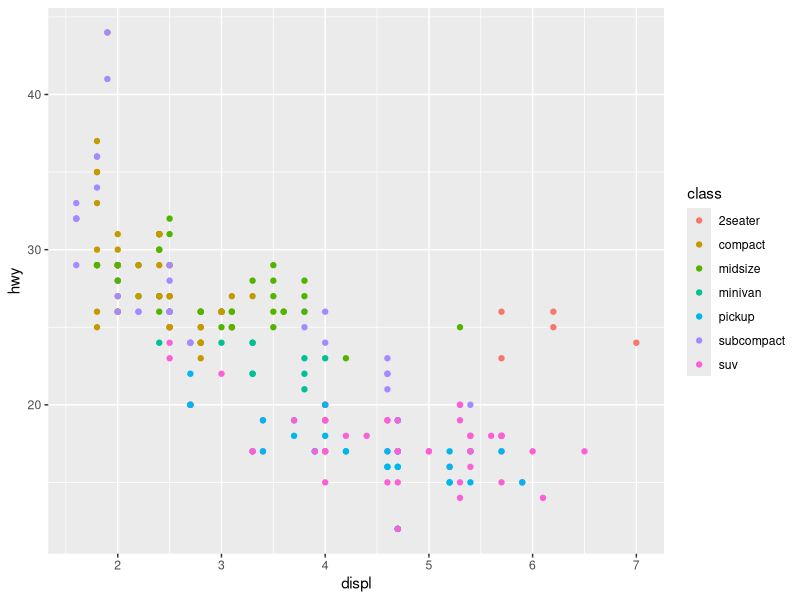
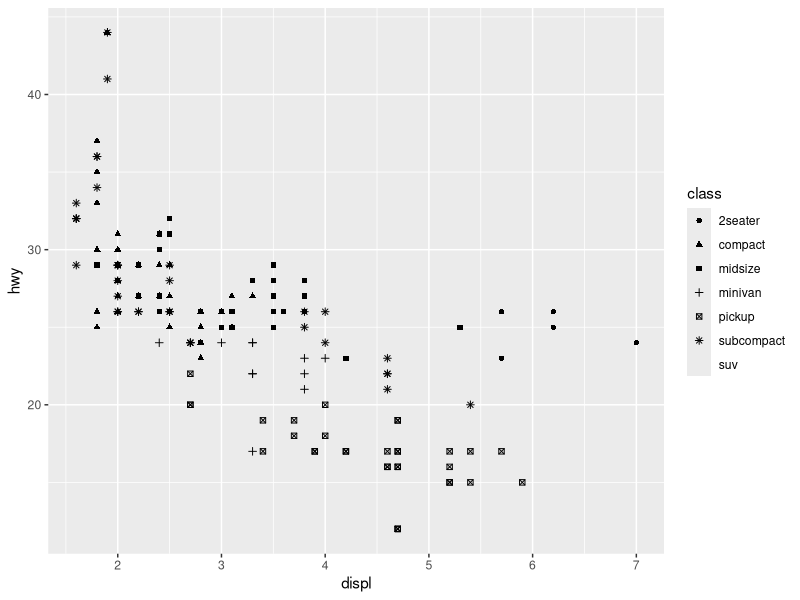
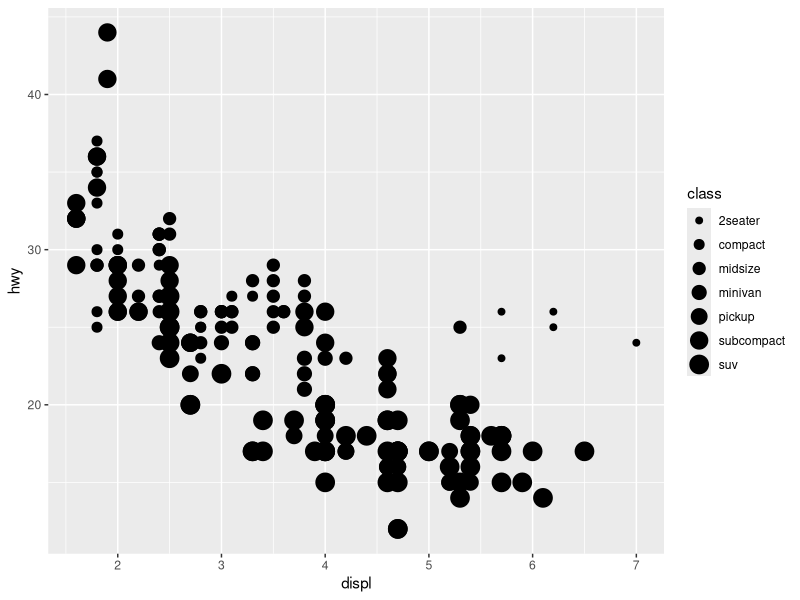
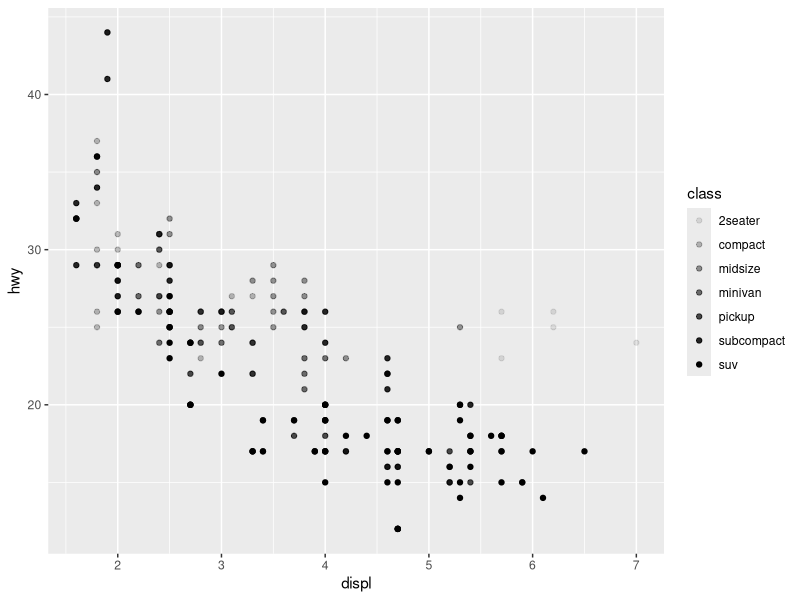
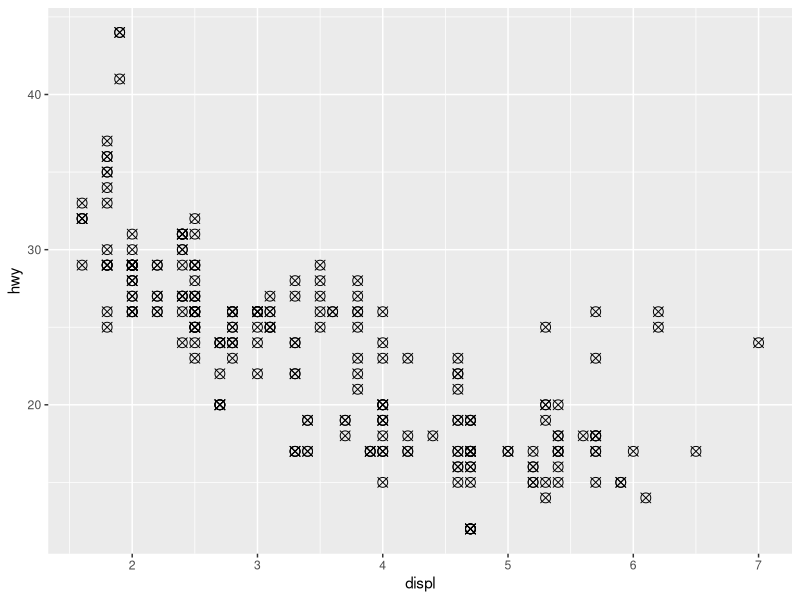
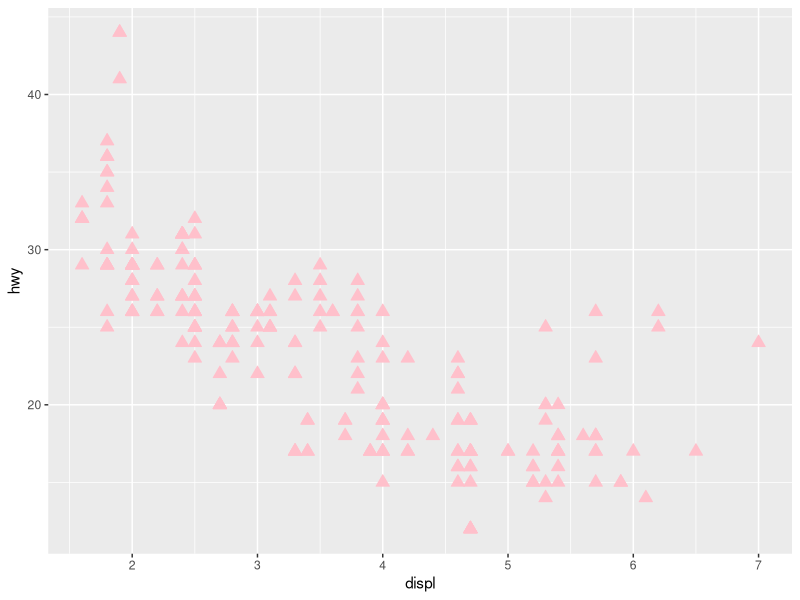
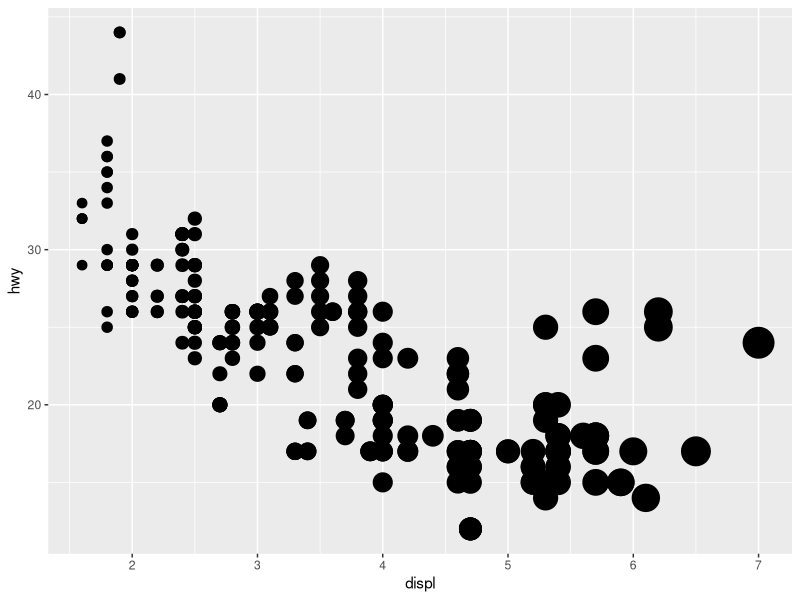
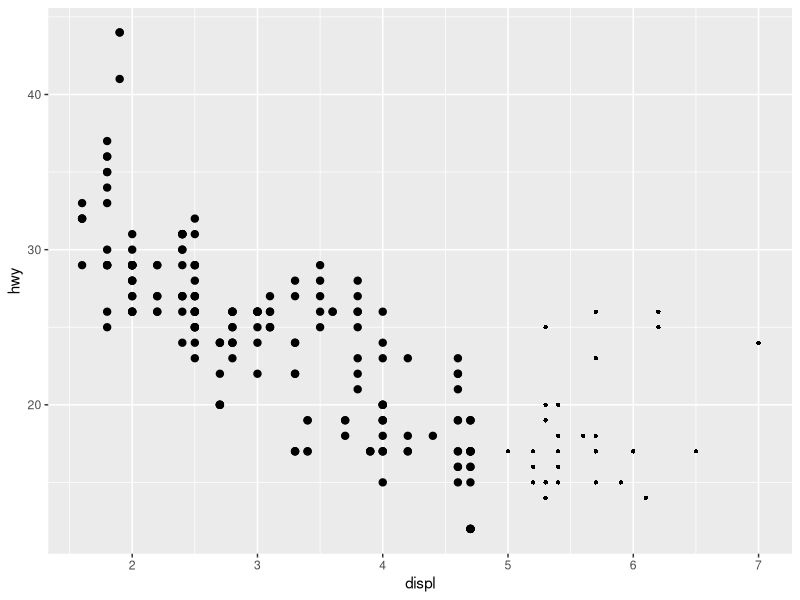

Here is the R script that generated these plots, in order:
library(tidyverse)

mpg

ggplot(mpg, aes(x = displ, y = hwy, color = class)) +
  geom_point()

ggplot(mpg, aes(x = displ, y = hwy, shape = class)) +
  geom_point()

ggplot(mpg, aes(x = displ, y = hwy, size = class)) +
  geom_point()

ggplot(mpg, aes(x = displ, y = hwy, alpha = class)) +
  geom_point()

ggplot(mpg, aes(x = displ, y = hwy)) +
  geom_point(shape = 13, size = 3)

# Exercise 1
ggplot(mpg, aes(x = displ, y = hwy)) +
  geom_point(shape = 24, color = "pink", fill = "pink", size = 3)

# Exercise 3
ggplot(mpg, aes(x = displ, y = hwy, stroke = displ)) +
  geom_point()

# Exercise 4
ggplot(mpg, aes(x = displ, y = hwy, stroke = displ < 5)) +
  geom_point()

# 9.3

ggplot(mpg, aes(x = displ, y = hwy)) + 
  geom_point()

ggplot(mpg, aes(x = displ, y = hwy)) + 
  geom_smooth()

ggplot(mpg, aes(x = displ, y = hwy, shape = drv)) + 
  geom_smooth()

ggplot(mpg, aes(x = displ, y = hwy, linetype = drv)) + 
  geom_smooth()

ggplot(mpg, aes(x = displ, y = hwy, color = drv)) + 
  geom_point() +
  geom_smooth(aes(linetype = drv))

ggplot(mpg, aes(x = displ, y = hwy)) +
  geom_smooth()

ggplot(mpg, aes(x = displ, y = hwy)) +
  geom_smooth(aes(group = drv))

ggplot(mpg, aes(x = displ, y = hwy)) +
  geom_smooth(aes(color = drv), show.legend = FALSE)

ggplot(mpg, aes(x = displ, y = hwy)) + 
  geom_point(aes(color = class)) + 
  geom_smooth()

ggplot(mpg, aes(x = displ, y = hwy)) + 
  geom_point() + 
  geom_point(
    data = mpg |> filter(class == "2seater"), 
    color = "red"
  ) +
  geom_point(
    data = mpg |> filter(class == "2seater"), 
    shape = "circle open", size = 3, color = "red"
  )

ggplot(mpg, aes(x = hwy)) +
  geom_histogram(binwidth = 2)

ggplot(mpg, aes(x = hwy)) +
  geom_density()

ggplot(mpg, aes(x = hwy)) +
  geom_boxplot()

library(ggridges)

ggplot(mpg, aes(x = hwy, y = drv, fill = drv, color = drv)) +
  geom_density_ridges(alpha = 0.5, show.legend = FALSE)

# Exercise 1
ggplot(mpg, aes(x = displ, y = hwy)) +
  geom_area()

# Exercise 4
ggplot(mpg, aes(x = displ, y = hwy)) +
  geom_point() +
  geom_smooth(se = FALSE)

ggplot(mpg, aes(x = displ, y = hwy)) +
  geom_point() +
  geom_smooth(aes(group=drv), se = FALSE)

ggplot(mpg, aes(x = displ, y = hwy, color = drv)) +
  geom_point() +
  geom_smooth(aes(group=drv), se = FALSE)

ggplot(mpg, aes(x = displ, y = hwy)) +
  geom_point(aes(color = drv)) +
  geom_smooth(se = FALSE)

ggplot(mpg, aes(x = displ, y = hwy)) +
  geom_point(aes(color = drv)) +
  geom_smooth(aes(linetype=drv), se = FALSE)

ggplot(mpg, aes(x = displ, y = hwy)) +
  geom_point(color = "white", size = 3) +
  geom_point(aes(color = drv))

# 9.4

ggplot(mpg, aes(x = displ, y = hwy)) + 
  geom_point() + 
  facet_wrap(~cyl)

ggplot(mpg, aes(x = displ, y = hwy)) + 
  geom_point() + 
  facet_grid(drv ~ cyl, scales = "free")

# Exercise 1
ggplot(mpg, aes(x = displ, y = hwy)) + 
  geom_point() + 
  facet_wrap(~displ)

# Exercise 2
ggplot(mpg) + 
  geom_point(aes(x = drv, y = cyl))

# Exercise 3
ggplot(mpg) + 
  geom_point(aes(x = displ, y = hwy)) +
  facet_grid(drv ~ .)

ggplot(mpg) + 
  geom_point(aes(x = displ, y = hwy)) +
  facet_grid(. ~ cyl)

# Exercise 4
ggplot(mpg) + 
  geom_point(aes(x = displ, y = hwy)) + 
  facet_wrap(~ cyl, nrow = 2)

# Exercise 6
ggplot(mpg, aes(x = displ)) + 
  geom_histogram() + 
  facet_grid(drv ~ .)

ggplot(mpg, aes(x = displ)) + 
  geom_histogram() +
  facet_grid(. ~ drv)

# Exercise 7
ggplot(mpg) + 
  geom_point(aes(x = displ, y = hwy)) +
  facet_grid(drv ~ .)

ggplot(mpg) + 
  geom_point(aes(x = displ, y = hwy)) +
  facet_wrap(~ drv, dir = "v")

# 9.5

ggplot(diamonds, aes(x = cut)) + 
  geom_bar()

diamonds |>
  count(cut) |>
  ggplot(aes(x = cut, y = n)) +
  geom_bar(stat = "identity")

ggplot(diamonds, aes(x = cut, y = after_stat(prop), group = 1)) + 
  geom_bar()

ggplot(diamonds) + 
  stat_summary(
    aes(x = cut, y = depth),
    fun.min = min,
    fun.max = max,
    fun = median
  )

# Exercise 1
ggplot(
  diamonds,
  aes(x = cut, y = depth)
) +
  geom_pointrange(aes(ymin = min(depth), ymax = max(depth)))

# Ex 2
ggplot(diamonds, aes(x = cut, y= depth)) + 
  geom_col()

# 9.6

ggplot(mpg, aes(x = drv, color = drv)) + 
  geom_bar()

ggplot(mpg, aes(x = drv, fill = drv)) + 
  geom_bar()

ggplot(mpg, aes(x = drv, fill = class)) + 
  geom_bar()

ggplot(mpg, aes(x = drv, fill = class)) + 
  geom_bar(alpha = 1/5, position = "identity")

ggplot(mpg, aes(x = drv, color = class)) + 
  geom_bar(fill = NA, position = "identity")

ggplot(mpg, aes(x = drv, fill = class)) + 
  geom_bar(position = "fill")

ggplot(mpg, aes(x = drv, fill = class)) + 
  geom_bar(position = "dodge")

ggplot(mpg, aes(x = displ, y = hwy)) + 
  geom_point(position = "jitter")

# Ex 1
ggplot(mpg, aes(x = cty, y = hwy)) + 
  geom_point(position = "jitter")

# Ex 2
ggplot(mpg, aes(x = displ, y = hwy)) +
  geom_point()

ggplot(mpg, aes(x = displ, y = hwy)) +
  geom_point(position = "identity")


bar <- ggplot(data = diamonds) + 
  geom_bar(
    mapping = aes(x = clarity, fill = clarity), 
    show.legend = FALSE,
    width = 1
  ) + 
  theme(aspect.ratio = 1)

bar + coord_flip()
bar + coord_polar()
